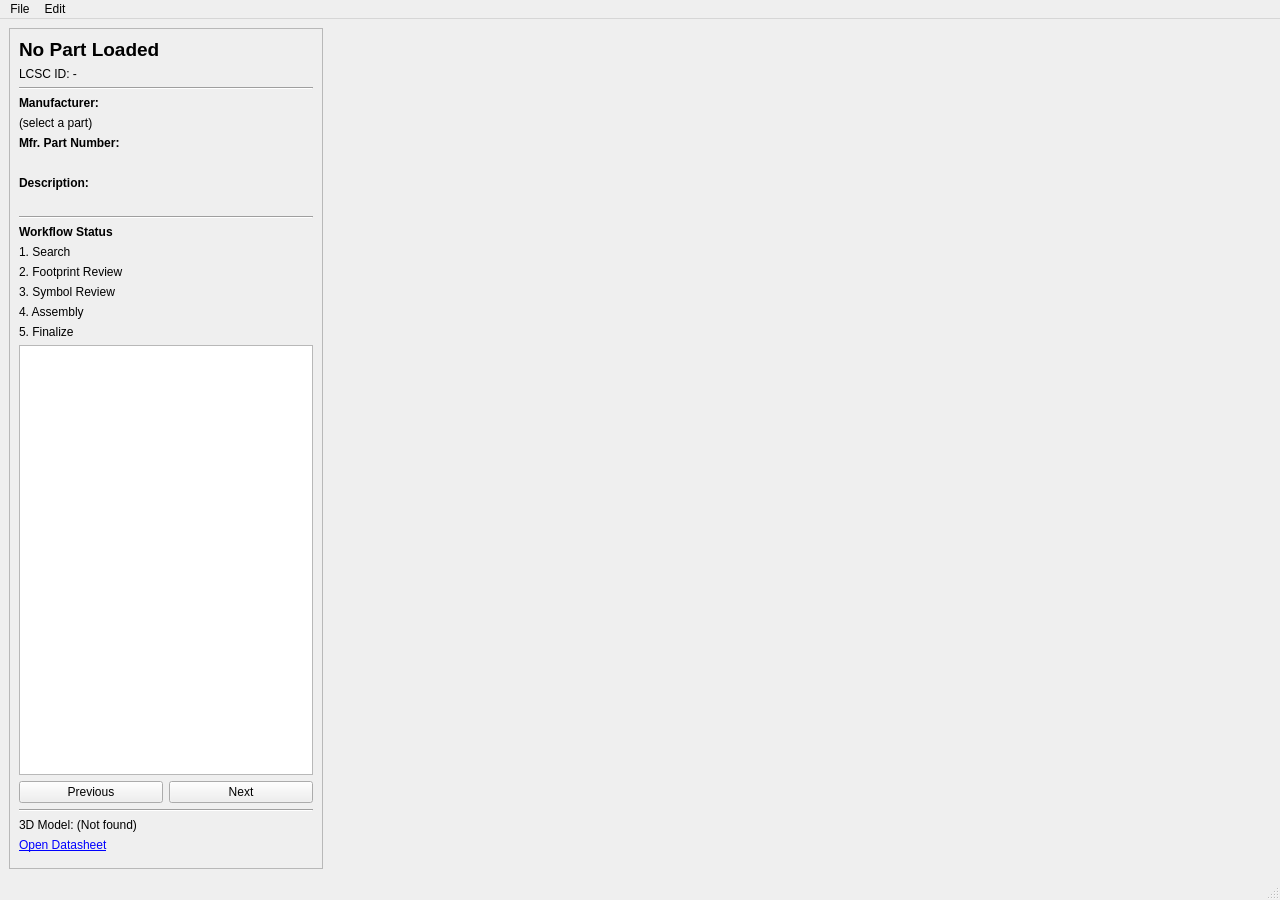
<?xml version="1.0" encoding="UTF-8"?>
<ui version="4.0">
 <class>ComponentReviewWorkbench</class>
 <widget class="QMainWindow" name="ComponentReviewWorkbench">
  <property name="geometry">
   <rect>
    <x>0</x>
    <y>0</y>
    <width>1280</width>
    <height>900</height>
   </rect>
  </property>
  <property name="windowTitle">
   <string>WebParts Component Review Workbench</string>
  </property>
  <widget class="QWidget" name="centralwidget">
   <layout class="QHBoxLayout" name="horizontalLayout" stretch="1,3">
    <item>
     <widget class="QFrame" name="contextFrame">
      <property name="minimumSize">
       <size>
        <width>250</width>
        <height>0</height>
       </size>
      </property>
      <property name="frameShape">
       <enum>QFrame::StyledPanel</enum>
      </property>
      <layout class="QVBoxLayout" name="verticalLayout_Context">
       <item>
        <widget class="QLabel" name="label_PartTitle">
         <property name="font">
          <font>
           <pointsize>14</pointsize>
           <weight>75</weight>
           <bold>true</bold>
          </font>
         </property>
         <property name="text">
          <string>No Part Loaded</string>
         </property>
         <property name="wordWrap">
          <bool>true</bool>
         </property>
        </widget>
       </item>
       <item>
        <widget class="QLabel" name="label_LcscId">
         <property name="text">
          <string>LCSC ID: -</string>
         </property>
        </widget>
       </item>
       <item>
        <widget class="Line" name="line_2">
         <property name="orientation">
          <enum>Qt::Horizontal</enum>
         </property>
        </widget>
       </item>
       <item>
        <widget class="QLabel" name="mfn_label">
         <property name="font">
          <font>
           <weight>75</weight>
           <bold>true</bold>
          </font>
         </property>
         <property name="text">
          <string>Manufacturer:</string>
         </property>
        </widget>
       </item>
       <item>
        <widget class="QLabel" name="mfn_value">
         <property name="text">
          <string>(select a part)</string>
         </property>
         <property name="wordWrap">
          <bool>true</bool>
         </property>
         <property name="textInteractionFlags">
          <set>Qt::TextSelectableByMouse</set>
         </property>
        </widget>
       </item>
       <item>
        <widget class="QLabel" name="mfn_part_label">
         <property name="font">
          <font>
           <weight>75</weight>
           <bold>true</bold>
          </font>
         </property>
         <property name="text">
          <string>Mfr. Part Number:</string>
         </property>
        </widget>
       </item>
       <item>
        <widget class="QLabel" name="mfn_part_value">
         <property name="text">
          <string/>
         </property>
         <property name="wordWrap">
          <bool>true</bool>
         </property>
         <property name="textInteractionFlags">
          <set>Qt::TextSelectableByMouse</set>
         </property>
        </widget>
       </item>
       <item>
        <widget class="QLabel" name="description_label">
         <property name="font">
          <font>
           <weight>75</weight>
           <bold>true</bold>
          </font>
         </property>
         <property name="text">
          <string>Description:</string>
         </property>
        </widget>
       </item>
       <item>
        <widget class="QLabel" name="description_value">
         <property name="text">
          <string/>
         </property>
         <property name="wordWrap">
          <bool>true</bool>
         </property>
         <property name="textInteractionFlags">
          <set>Qt::TextSelectableByMouse</set>
         </property>
        </widget>
       </item>
       <item>
        <widget class="Line" name="line_workflow">
         <property name="orientation">
          <enum>Qt::Horizontal</enum>
         </property>
        </widget>
       </item>
       <item>
        <widget class="QLabel" name="label_WorkflowHeader">
         <property name="font">
          <font>
           <weight>75</weight>
           <bold>true</bold>
          </font>
         </property>
         <property name="text">
          <string>Workflow Status</string>
         </property>
        </widget>
       </item>
       <item>
        <widget class="QLabel" name="step1_Status">
         <property name="toolTip">
          <string>Click to navigate to this step</string>
         </property>
         <property name="text">
          <string>1. Search</string>
         </property>
        </widget>
       </item>
       <item>
        <widget class="QLabel" name="step2_Status">
         <property name="toolTip">
          <string>Click to navigate to this step</string>
         </property>
         <property name="text">
          <string>2. Footprint Review</string>
         </property>
        </widget>
       </item>
       <item>
        <widget class="QLabel" name="step3_Status">
         <property name="toolTip">
          <string>Click to navigate to this step</string>
         </property>
         <property name="text">
          <string>3. Symbol Review</string>
         </property>
        </widget>
       </item>
       <item>
        <widget class="QLabel" name="step4_Status">
         <property name="toolTip">
          <string>Click to navigate to this step</string>
         </property>
         <property name="text">
          <string>4. Assembly</string>
         </property>
        </widget>
       </item>
       <item>
        <widget class="QLabel" name="step5_Status">
         <property name="toolTip">
          <string>Click to navigate to this step</string>
         </property>
         <property name="text">
          <string>5. Finalize</string>
         </property>
        </widget>
       </item>
        <item>
            <widget class="QGraphicsView" name="image_hero_view">
                <property name="toolTip" >
                    <string>Pan by dragging, zoom with scroll wheel.</string>
                </property>
                <property name="minimumSize" >
                    <size>
                        <width>0</width>
                        <height>250</height>
                    </size>
                </property>
                <property name="dragMode" >
                    <enum>QGraphicsView::ScrollHandDrag</enum>
                </property>
                <property name="renderHints" >
                    <set>QPainter::Antialiasing|QPainter::SmoothPixmapTransform</set>
                </property>
            </widget>
        </item>
       <item>
        <layout class="QHBoxLayout" name="navigation_buttons_layout">
         <item>
          <widget class="QPushButton" name="button_PreviousStep">
           <property name="text">
            <string>Previous</string>
           </property>
          </widget>
         </item>
         <item>
          <widget class="QPushButton" name="button_NextStep">
           <property name="text">
            <string>Next</string>
           </property>
          </widget>
         </item>
        </layout>
       </item>
       <item>
        <widget class="Line" name="line">
         <property name="orientation">
          <enum>Qt::Horizontal</enum>
         </property>
        </widget>
       </item>
       <item>
        <widget class="QLabel" name="label_3dModelStatus">
         <property name="text">
          <string>3D Model: (Not found)</string>
         </property>
        </widget>
       </item>
       <item>
        <widget class="QLabel" name="datasheetLink">
         <property name="text">
          <string>&lt;a href="#"&gt;Open Datasheet&lt;/a&gt;</string>
         </property>
         <property name="openExternalLinks">
          <bool>true</bool>
         </property>
        </widget>
       </item>
       <item>
        <spacer name="verticalSpacer">
         <property name="orientation">
          <enum>Qt::Vertical</enum>
         </property>
        </spacer>
       </item>
      </layout>
     </widget>
    </item>
    <item>
     <widget class="QStackedWidget" name="mainStackedWidget">
      <property name="currentIndex">
       <number>0</number>
      </property>
      <widget class="SearchPage" name="page_Search"/>
      <widget class="FootprintReviewPage" name="page_FootprintReview"/>
      <widget class="QWidget" name="page_SymbolReview">
       <layout class="QVBoxLayout" name="verticalLayout_Symbol" stretch="0,1,0,1">
        <item>
         <widget class="QLabel" name="label_SymbolHeader">
          <property name="text">
           <string>&lt;h1&gt;Symbol Review&lt;/h1&gt;</string>
          </property>
         </widget>
        </item>
        <item>
         <widget class="QSplitter" name="symbol_splitter">
          <property name="orientation">
           <enum>Qt::Horizontal</enum>
          </property>
          <widget class="QWidget" name="symbol_left_pane" native="true">
           <layout class="QVBoxLayout" name="verticalLayout_5">
            <item>
             <widget class="QLabel" name="label_3">
              <property name="font">
               <font>
                <weight>75</weight>
                <bold>true</bold>
               </font>
              </property>
              <property name="text">
               <string>Source (EasyEDA)</string>
              </property>
             </widget>
            </item>
            <item>
             <widget class="QGraphicsView" name="easyedaSymbolView"/>
            </item>
           </layout>
          </widget>
          <widget class="QWidget" name="symbol_right_pane" native="true">
           <layout class="QVBoxLayout" name="verticalLayout_6">
            <item>
             <widget class="QLabel" name="label_4">
              <property name="font">
               <font>
                <weight>75</weight>
                <bold>true</bold>
               </font>
              </property>
              <property name="text">
               <string>Generated (LibrePCB)</string>
              </property>
             </widget>
            </item>
            <item>
             <widget class="QGraphicsView" name="librepcbSymbolView"/>
            </item>
           </layout>
          </widget>
         </widget>
        </item>
        <item>
         <widget class="QLabel" name="label_SymbolMessages">
          <property name="font">
           <font>
            <weight>75</weight>
            <bold>true</bold>
           </font>
          </property>
          <property name="text">
           <string>Messages &amp; Checklist:</string>
          </property>
         </widget>
        </item>
        <item>
         <layout class="QHBoxLayout" name="horizontalLayout_SymbolDetails" stretch="3,1">
          <item>
           <widget class="QTreeWidget" name="symbolMessageList">
            <property name="rootIsDecorated">
             <bool>false</bool>
            </property>
            <property name="headerHidden">
             <bool>true</bool>
            </property>
            <column>
             <property name="text">
              <string>Message</string>
             </property>
            </column>
           </widget>
          </item>
          <item>
           <widget class="QFrame" name="symbolActionFrame">
            <layout class="QVBoxLayout" name="verticalLayout_SymbolActions">
             <item>
              <widget class="QPushButton" name="button_ApproveSymbol">
               <property name="text">
                <string>Approve &amp; Continue</string>
               </property>
              </widget>
             </item>
             <item>
              <widget class="Line" name="line_4">
               <property name="orientation">
                <enum>Qt::Horizontal</enum>
               </property>
              </widget>
             </item>
             <item>
              <widget class="QPushButton" name="button_EditSymbol">
               <property name="text">
                <string>Edit in LibrePCB...</string>
               </property>
              </widget>
             </item>
             <item>
              <widget class="QPushButton" name="button_RefreshSymbol">
               <property name="text">
                <string>Refresh Checks</string>
               </property>
              </widget>
             </item>
             <item>
              <spacer name="verticalSpacer_4">
               <property name="orientation">
                <enum>Qt::Vertical</enum>
               </property>
              </spacer>
             </item>
            </layout>
           </widget>
          </item>
         </layout>
        </item>
       </layout>
      </widget>
      <widget class="QWidget" name="page_ComponentAssembly">
       <layout class="QVBoxLayout" name="verticalLayout">
        <item>
         <widget class="QLabel" name="label_component_header">
          <property name="text">
           <string>&lt;h1&gt;Component &amp;amp; Device Assembly&lt;/h1&gt;</string>
          </property>
         </widget>
        </item>
        <item>
         <widget class="QLabel" name="label_component_subheader">
          <property name="text">
           <string>Map symbol pins to footprint pads. Resolve any conflicts.</string>
          </property>
         </widget>
        </item>
        <item>
         <widget class="QTableView" name="pinPadMappingTable">
          <property name="alternatingRowColors">
           <bool>true</bool>
          </property>
         </widget>
        </item>
        <item>
         <widget class="QLabel" name="label_AssemblyMessages">
          <property name="font">
           <font>
            <weight>75</weight>
            <bold>true</bold>
           </font>
          </property>
          <property name="text">
           <string>Messages:</string>
          </property>
         </widget>
        </item>
        <item>
         <widget class="QTreeWidget" name="assemblyMessageList">
          <property name="rootIsDecorated">
           <bool>false</bool>
          </property>
          <property name="headerHidden">
           <bool>true</bool>
          </property>
          <column>
           <property name="text">
            <string>New Column</string>
           </property>
          </column>
         </widget>
        </item>
        <item>
         <widget class="QPushButton" name="button_ProceedToFinalize">
          <property name="text">
           <string>Proceed to Final Review</string>
          </property>
         </widget>
        </item>
       </layout>
      </widget>
      <widget class="QWidget" name="page_FinalSummary">
       <layout class="QVBoxLayout" name="verticalLayout_2">
        <item>
         <widget class="QLabel" name="label_FinalHeader">
          <property name="text">
           <string>&lt;h1&gt;Final Summary &amp;amp; Commit&lt;/h1&gt;</string>
          </property>
         </widget>
        </item>
        <item>
         <widget class="QLabel" name="label_FinalSubheader">
          <property name="text">
           <string>The following component will be saved to your local library. Please review any outstanding warnings.</string>
          </property>
         </widget>
        </item>
        <item>
         <widget class="QLabel" name="label_FinalLibraryPath">
          <property name="text">
           <string>Target Library: &lt;i&gt;path/to/your/library.lplib&lt;/i&gt;</string>
          </property>
         </widget>
        </item>
        <item>
         <widget class="Line" name="line_5">
          <property name="orientation">
           <enum>Qt::Horizontal</enum>
          </property>
         </widget>
        </item>
        <item>
         <widget class="QLabel" name="label_UnacknowledgedWarnings">
          <property name="font">
           <font>
            <weight>75</weight>
            <bold>true</bold>
           </font>
          </property>
          <property name="text">
           <string>Unacknowledged Warnings:</string>
          </property>
         </widget>
        </item>
        <item>
         <widget class="QListWidget" name="finalWarningList"/>
        </item>
        <item>
         <widget class="QCheckBox" name="finalAcknowledgeCheckbox">
          <property name="text">
           <string>I have reviewed all warnings and wish to proceed.</string>
          </property>
         </widget>
        </item>
        <item>
         <widget class="QPushButton" name="button_CommitToLibrary">
          <property name="toolTip">
           <string>You must acknowledge all warnings before committing</string>
          </property>
          <property name="text">
           <string>Commit to Library</string>
          </property>
          <property name="enabled">
           <bool>false</bool>
          </property>
         </widget>
        </item>
        <item>
         <spacer name="verticalSpacer_2">
          <property name="orientation">
           <enum>Qt::Vertical</enum>
          </property>
          <property name="sizeHint" stdset="0">
           <size>
            <width>20</width>
            <height>40</height>
           </size>
          </property>
         </spacer>
        </item>
       </layout>
      </widget>
     </widget>
    </item>
   </layout>
  </widget>
  <widget class="QStatusBar" name="statusbar"/>
  <widget class="QMenuBar" name="menubar">
   <property name="geometry">
    <rect>
     <x>0</x>
     <y>0</y>
     <width>1280</width>
     <height>24</height>
    </rect>
   </property>
   <widget class="QMenu" name="menuFile">
    <property name="title">
     <string>File</string>
    </property>
    <addaction name="actionStart_Batch_Review"/>
    <addaction name="separator"/>
    <addaction name="actionExit"/>
   </widget>
   <widget class="QMenu" name="menuEdit">
    <property name="title">
     <string>Edit</string>
    </property>
    <addaction name="actionSettings"/>
   </widget>
   <addaction name="menuFile"/>
   <addaction name="menuEdit"/>
  </widget>
  <action name="actionStart_Batch_Review">
   <property name="text">
    <string>Start Batch Review...</string>
   </property>
  </action>
  <action name="actionExit">
   <property name="text">
    <string>Exit</string>
   </property>
  </action>
  <action name="actionSettings">
   <property name="text">
    <string>Settings...</string>
   </property>
  </action>
 </widget>
 <customwidgets>
  <customwidget>
   <class>SearchPage</class>
   <extends>QWidget</extends>
   <header>search_page</header>
   <container>1</container>
  </customwidget>
  <customwidget>
   <class>FootprintReviewPage</class>
   <extends>QWidget</extends>
   <header>footprint_review_page</header>
   <container>1</container>
  </customwidget>
 </customwidgets>
 <resources/>
 <connections/>
</ui>
